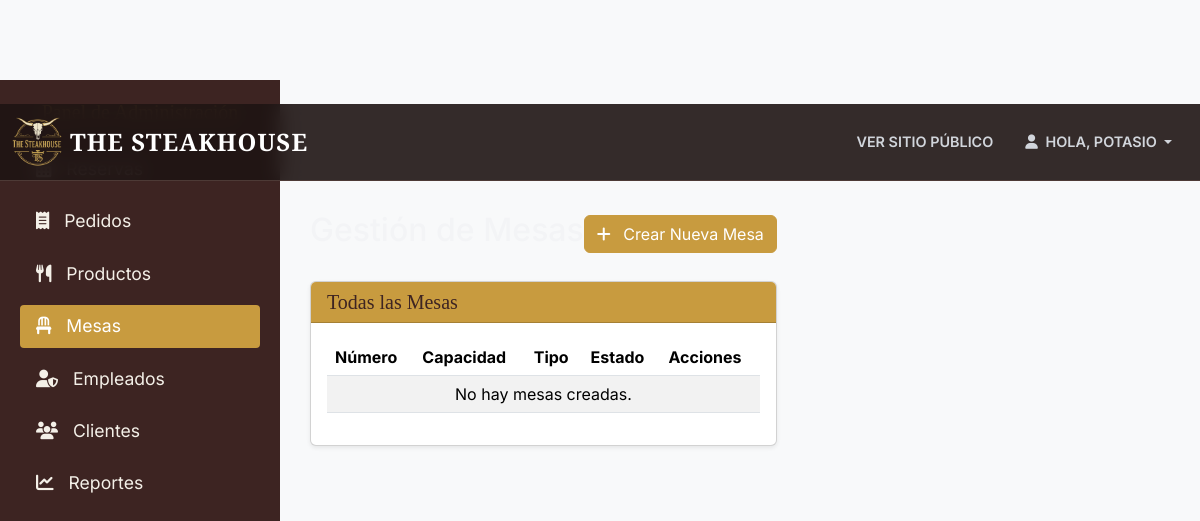
/panel/mesas/ (signed in), run on an earlier commit of the app's database.
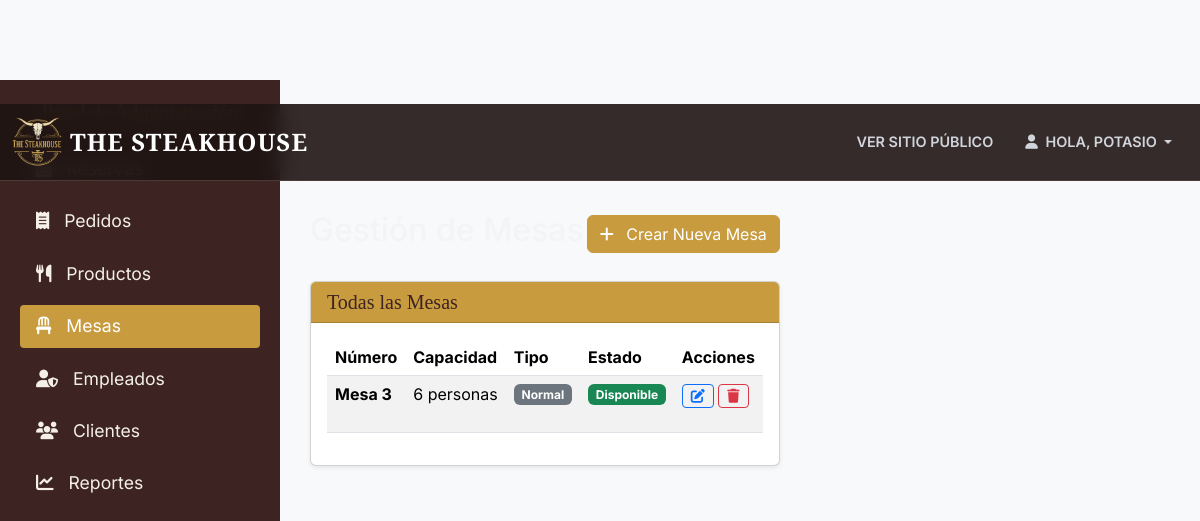
And on a later commit of the database.
### core/models.py (models this page shows, shortened)
class Mesa(models.Model):
    ESTADO_CHOICES = (
        ('DISPONIBLE', 'Disponible'),
        ('OCUPADA', 'Ocupada'),
        ('RESERVADA', 'Reservada'),
        ('MANTENIMIENTO', 'Mantenimiento'),
    )
    TIPO_CHOICES = (
        ('NORMAL', 'Normal'),
        ('PREMIUM', 'Premium (Ventana/Privado)'),
    )
    numero = models.IntegerField(unique=True, help_text="Número de la mesa")
    capacidad = models.IntegerField(help_text="Número de personas que puede sentar")
    estado = models.CharField(max_length=20, choices=ESTADO_CHOICES, default='DISPONIBLE')
    tipo = models.CharField(max_length=10, choices=TIPO_CHOICES, default='NORMAL')

### dashboard/views.py (the view)
# urls.py: path('mesas/', views.mesa_list, name='dashboard_mesas'),
@admin_requerido
def mesa_list(request):
    mesas = Mesa.objects.all().order_by('numero')
    context = {'mesas': mesas}
    return render(request, 'dashboard/mesa_list.html', context)

### dashboard/views.py (called while the page is built)
def admin_requerido(function):
    return user_passes_test(
        lambda u: u.is_authenticated and u.is_staff,
        login_url='login',
        redirect_field_name=None
    )(function)

### templates/dashboard/mesa_list.html (shortened to what this page needs)
{% extends 'dashboard/base_dashboard.html' %}
{% block content %}
<div class="d-flex justify-content-between align-items-center mb-4">
    <h1 class="fs-2">Gestión de Mesas</h1>
    <a href="{% url 'mesa_create' %}" class="btn btn-primary" style="background-color: #c89b3f; border-color: #c89b3f;">
        <i class="fa fa-plus me-2"></i> Crear Nueva Mesa
    </a>
</div>
<div class="card shadow-sm">
    <div class="card-header card-header-gold">
        <h5 class="mb-0">Todas las Mesas</h5>
    </div>
    <div class="card-body">
        <div class="table-responsive">
            <table class="table table-striped table-hover">
                <thead>
                    <tr>
                        <th scope="col">Número</th>
                        <th scope="col">Capacidad</th>
                        <th scope="col">Tipo</th>
                        <th scope="col">Estado</th>
                        <th scope="col">Acciones</th>
                    </tr>
                </thead>
                <tbody>
                    {% for mesa in mesas %}
                    <tr>
                        <td><strong>Mesa {{ mesa.numero }}</strong></td>
                        <td>{{ mesa.capacidad }} personas</td>
                        <td>
                            {% if mesa.tipo == 'PREMIUM' %}
                                <span class="badge bg-warning text-dark">{{ mesa.get_tipo_display }}</span>
                            {% else %}
                                <span class="badge bg-secondary">{{ mesa.get_tipo_display }}</span>
                            {% endif %}
                        </td>
                        <td>
                            {% if mesa.estado == 'DISPONIBLE' %}
                                <span class="badge bg-success">{{ mesa.get_estado_display }}</span>
                            {% elif mesa.estado == 'OCUPADA' or mesa.estado == 'RESERVADA' %}
                                <span class="badge bg-danger">{{ mesa.get_estado_display }}</span>
                            {% else %}
                                <span class="badge bg-info">{{ mesa.get_estado_display }}</span>
                            {% endif %}
                        </td>
                        <td>
                            <a href="{% url 'mesa_update' mesa.pk %}" class="btn btn-sm btn-outline-primary" title="Editar">
                                <i class="fa fa-edit"></i>
                            </a>
                            <form action="{% url 'mesa_delete' mesa.pk %}" method="POST" style="display: inline-block;" onsubmit="return confirm('¿Seguro que quieres ELIMINAR la Mesa {{ mesa.numero }}?');">
                                <button type="submit" class="btn btn-sm btn-outline-danger" title="Eliminar">
                                    <i class="fa fa-trash"></i>
                                </button>
                            </form>
                        </td>
                    </tr>
                    {% empty %}
                    <tr>
                        <td colspan="5" class="text-center">No hay mesas creadas.</td>
                    </tr>
                    {% endfor %}
                </tbody>
            </table>
        </div>
    </div>
</div>
{% endblock %}

What changed in the data, as far as the page shows it:
added Mesa: numero "3", capacidad "6", tipo "Normal", estado "Disponible"
Also different on the page:
text no longer shown: "No hay mesas creadas."
